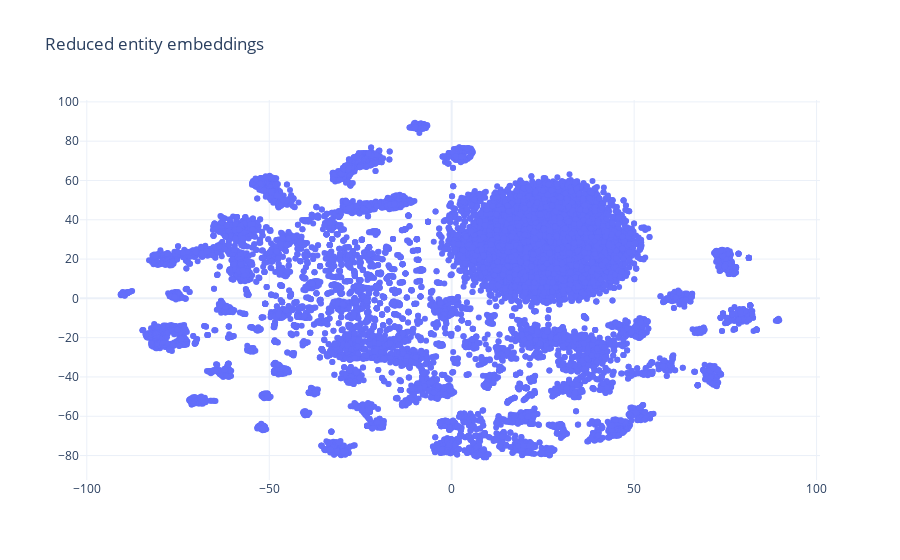

Notebook code cell kept with this figure:
### Code cell
import plotly.graph_objects as go

x = []
y = []
z = []
for idx, entity in enumerate(entities):
    emb = reduced_embeddings[idx]
    x.append(emb[0])
    y.append(emb[1])
    #entity_qid = entity.split('/')[-1]
    #z.append(get_name_of_props([entity_qid]))
    z.append(entity)
fig = go.Figure(data=go.Scatter(x=x,
                                y=y,
                                mode='markers',
                                text=z)) # hover text goes here

fig.update_layout(title='Reduced entity embeddings')
fig.show()

### Figure 1 — Plotly figure (JSON) as saved in the notebook; plotly's stock layout.template omitted (floating-point values rounded to 4 significant figures; data arrays with more than 128 entries replaced by an {"elided": "..."} marker saying what was removed)
{"data": [{"mode": "markers", "text": {"elided": "14044 str values"}, "type": "scatter", "x": {"elided": "14044 float values"}, "y": {"elided": "14044 float values"}}], "layout": {"autosize": true, "title": {"text": "Reduced entity embeddings"}, "xaxis": {"autorange": true, "range": [-101.3, 100.4], "type": "linear"}, "yaxis": {"autorange": true, "range": [-91.8, 100.3], "type": "linear"}}}
